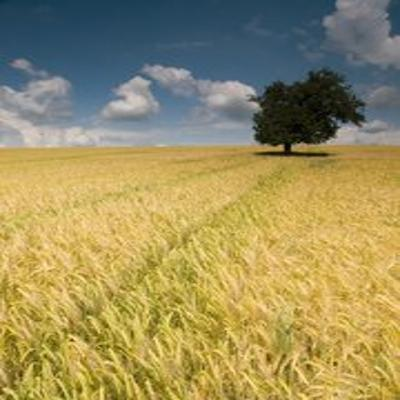
#> input picture BulkImages/image-1.jpg, 400 x 400 px; its folder holds only this picture in this run
$ python bulkImgProcess.py
#> lines starting #> are read from the running program, lines starting #| are printed output that depends on the picture
__author__ = "Ashad Nadeem Mahmudi"
__date__ = "9/1/2020"

from PIL import Image
import os

folder = os.path.join(os.getcwd(),"BulkImages")

imgList = os.listdir(folder)

try:
    os.mkdir("../AutomatingRealLifeTasksWithPython/BulkImagesResult")
except FileExistsError:
    print("Directory Exists")

print(os.getcwd())

for imgs in imgList:
    if imgs.startswith("."):
        continue
    new_ext = imgs.split(".")[0] + ".jpg"
    print(imgs)
    im = Image.open(os.path.join(folder,imgs))
#> im is the input picture: PIL image 400x400 RGB; mean R, G, B 157, 144.5, 94.8
    im = im.convert('RGB')
    im = im.rotate(270)
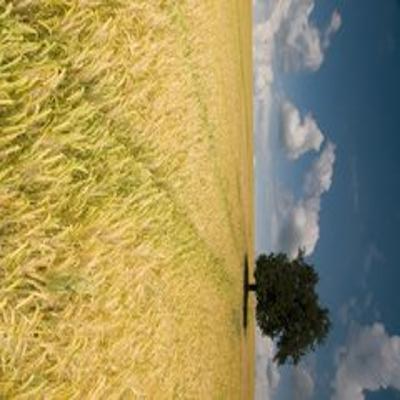
#> im: PIL image 400x400 RGB; mean R, G, B 157, 144.5, 94.8
    im = im.resize((128,128))
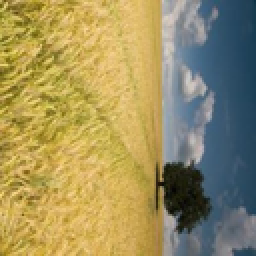
#> im: PIL image 128x128 RGB (shown 2 times larger); mean R, G, B 157, 144.5, 94.8
    directory = os.path.join("BulkImagesResult",new_ext)
    new_img = im.save(directory, format="JPEG")

$ run again, on BulkImages/image-3.jpg
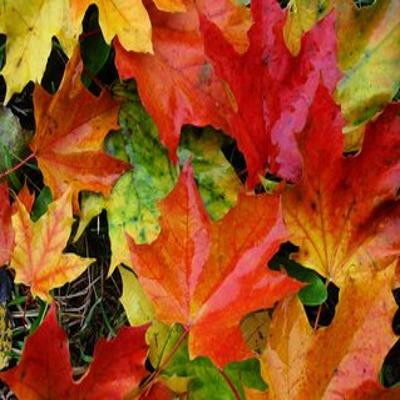
#> input picture BulkImages/image-3.jpg, 400 x 400 px
#> im is the input picture: PIL image 400x400 RGB; mean R, G, B 156.7, 78.8, 29.9
#> `im = im.rotate(270)`:
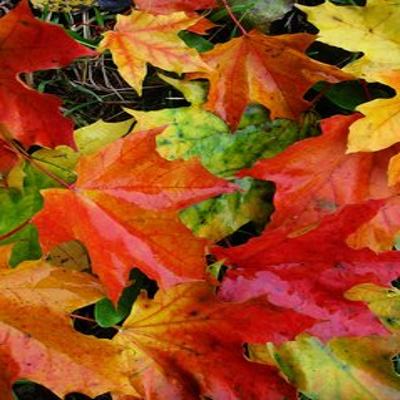
#> im: PIL image 400x400 RGB; mean R, G, B 156.7, 78.8, 29.9
#> `im = im.resize((128,128))`:
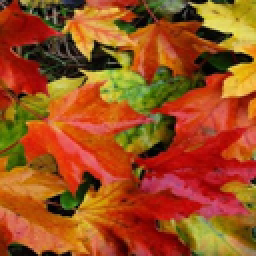
#> im: PIL image 128x128 RGB (shown 2 times larger); mean R, G, B 156.7, 78.8, 29.9

$ run again, on BulkImages/image-4.jpg
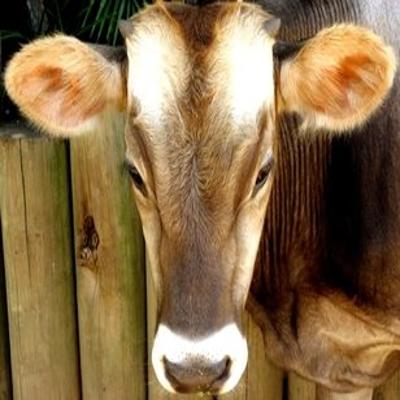
#> input picture BulkImages/image-4.jpg, 400 x 400 px
#> im is the input picture: PIL image 400x400 RGB; mean R, G, B 136.2, 109.1, 73.3
#> `im = im.rotate(270)`:
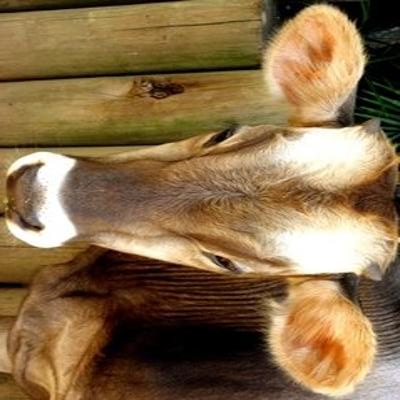
#> im: PIL image 400x400 RGB; mean R, G, B 136.2, 109.1, 73.3
#> `im = im.resize((128,128))`:
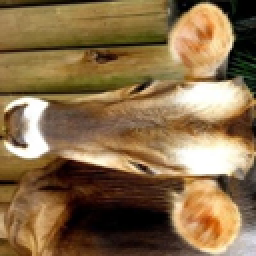
#> im: PIL image 128x128 RGB (shown 2 times larger); mean R, G, B 136.2, 109.1, 73.4

$ run again, on BulkImages/image-5.jpg
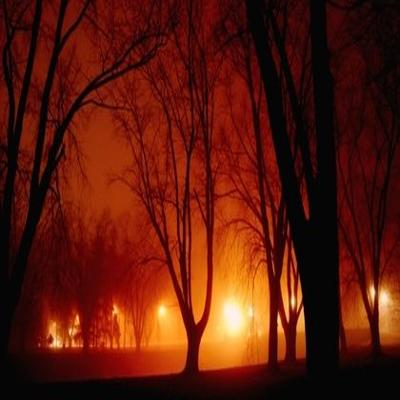
#> input picture BulkImages/image-5.jpg, 400 x 400 px
#> im is the input picture: PIL image 400x400 RGB; mean R, G, B 91.2, 25.5, 11.3
#> `im = im.rotate(270)`:
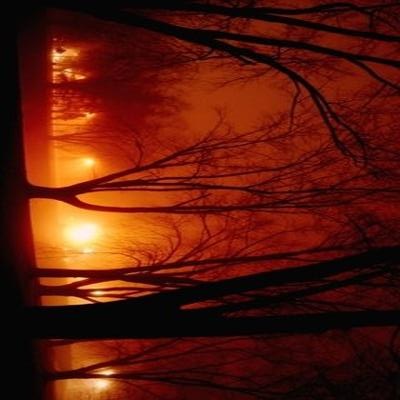
#> im: PIL image 400x400 RGB; mean R, G, B 91.2, 25.5, 11.3
#> `im = im.resize((128,128))`:
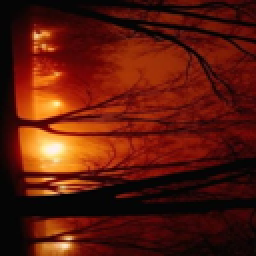
#> im: PIL image 128x128 RGB (shown 2 times larger); mean R, G, B 91.2, 25.5, 11.3

$ run again, on BulkImages/image-10.jpg
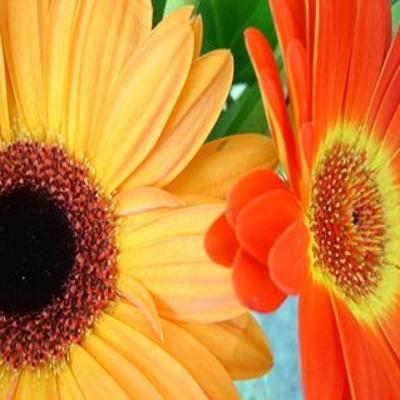
#> input picture BulkImages/image-10.jpg, 400 x 400 px
#> im is the input picture: PIL image 400x400 RGB; mean R, G, B 207.5, 127.5, 50.3
#> `im = im.rotate(270)`:
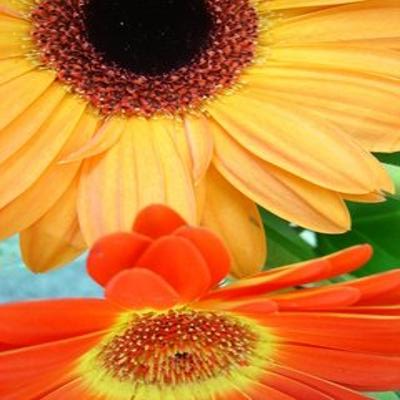
#> im: PIL image 400x400 RGB; mean R, G, B 207.5, 127.5, 50.3
#> `im = im.resize((128,128))`:
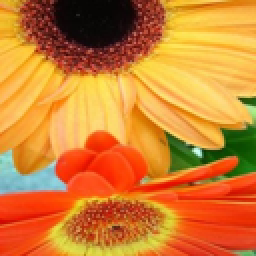
#> im: PIL image 128x128 RGB (shown 2 times larger); mean R, G, B 207.5, 127.5, 50.3
